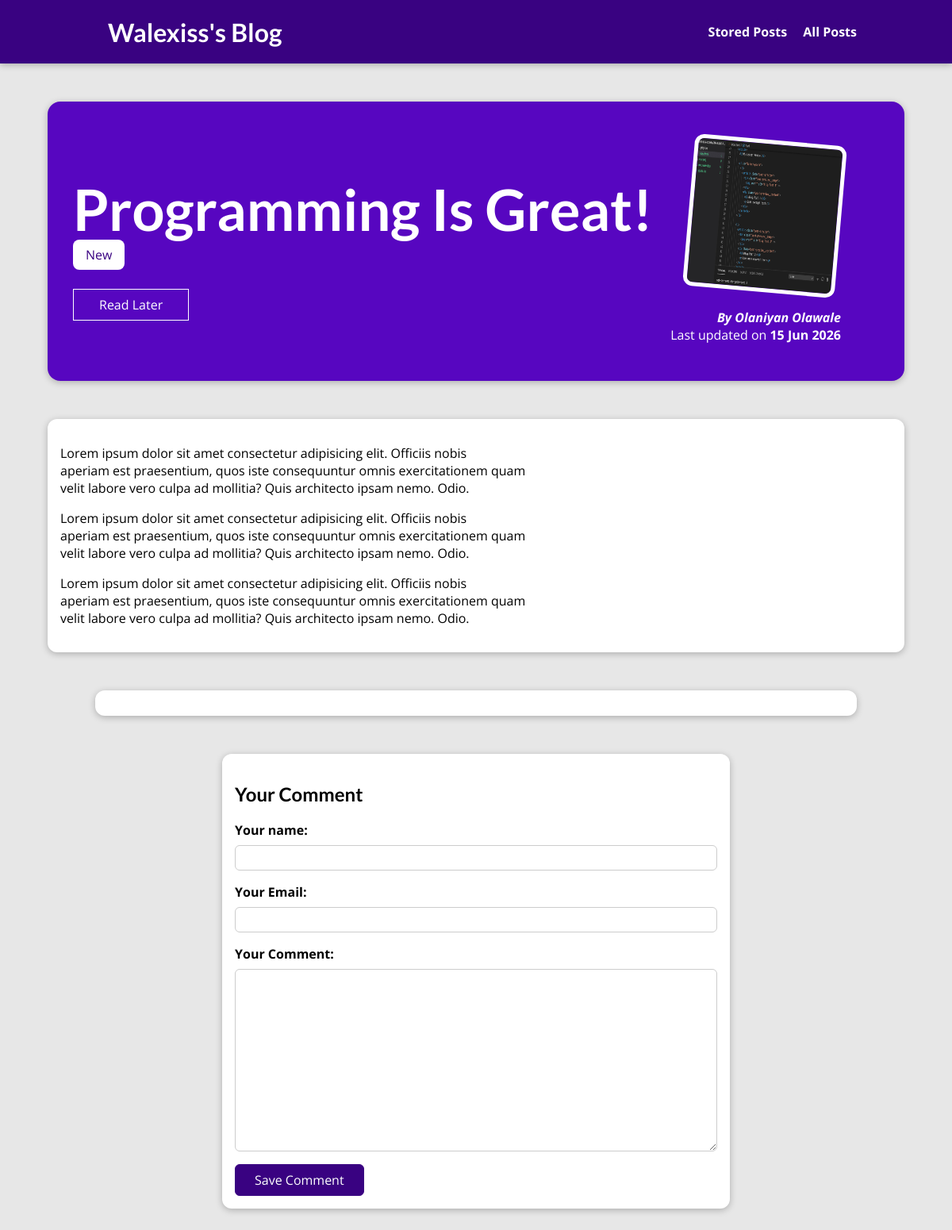
Page /posts/programming-is-fun on the committed database.
### blog/models.py (models this page shows, shortened)
class Post(models.Model):
    title = models.CharField(max_length=150)
    excerpt = models.CharField(max_length=200)
    image = models.ImageField(upload_to="posts", null=True)
    slug = models.SlugField(unique=True, db_index=True)
    date = models.DateField(auto_now=True)
    content = models.TextField(validators=[MinLengthValidator(10)])
    author = models.ForeignKey(Author, on_delete=models.SET_NULL, null=True, related_name= "posts")
    tags = models.ManyToManyField(Tag, null=False)

class Tag(models.Model):
    caption = models.CharField(max_length=20)

class Author(models.Model):
    first_name = models.CharField(max_length=100)
    last_name = models.CharField(max_length=100)
    email_address = models.EmailField()
    def full_name(self):
        return f"{self.first_name} {self.last_name}"
    def __str__(self):
        return self.full_name()

### blog/views.py (the view, shortened to what this page needs)
# urls.py: path("posts/<slug:slug>", views.SinglePostView.as_view(), name="post-detail-page"), #/posts/my-first-post
class SinglePostView(View):
    def is_stored_post(self, request, post_id):
        stored_posts = request.session.get("stored_posts")
        if stored_posts is not None:
            is_saved_for_later = post_id in stored_posts
        else:
            is_saved_for_later = False
        return is_saved_for_later
    def get(self, request,slug):
        post = Post.objects.get(slug=slug)
        context = {
            "post": post,
            "post_tags": post.tags.all(),
            "comment_form": CommentForm(),
            "comments": post.comments.all().order_by("-id"),
            "saved_for_later": self.is_stored_post(request, post.id)
        }
        return render(request, "blog/post-detail.html", context)

### blog/forms.py
class CommentForm(forms.ModelForm):
    class Meta:
        model = Comment
        exclude = ["post"]
        labels = {
            "user_name": "Your name",
            "user_email": "Your Email",
            "text": "Your Comment"
        }

### blog/templates/blog/post-detail.html (shortened to what this page needs)
{% extends "base.html" %}
{% load static %}
{% block css_files %}
  <link rel="stylesheet" href="{% static 'blog/post-detail.css' %}">
{% endblock %}
{% block content %}
  <section id="summary">
    <h2>{{post.title}}</h2>
    <div>
      {% for tag in post_tags %}
      <span class= "tag"> {{ tag.caption }} </span>
      {% endfor %}
    </div>
    <div id="read-later">
      <form action='{% url "read-later" %}' method="POST">
        <button>
          {% if saved_for_later %}
            Remove from "Read Later" list
          {% else %}
            Read Later
          {% endif %}
        </button>
      </form>
    </div>
    <article>
      <img src="{{ post.image.url }}" alt="{{ post.title }}">
      <address>By <a href="mailto:{{ post.author.email_address }}"> {{ post.author }}</a></address>
      <div>
        Last updated on <time>{{ post.date|date:"d M Y" }}</time>
      </div>
    </article>
  </section>
  <main>
    {{ post.content|linebreaks }}
  </main>
  <section id="comments">
  </section>
  <section id= "comment-form">
    <h2>Your Comment</h2>
    <form action='{% url "post-detail-page" post.slug %}' method="POST">
      {% for form_field in comment_form %}
        <div class="form-control {% if form_field.errors %}invalid{% endif %}">
          {{ form_field.label_tag }}
          {{ form_field }}
        </div>
      {% endfor %}
      <button>Save Comment</button>
    </form>
  </section>
{% endblock %}

### static/app.css (style rules this page uses)
* { box-sizing: border-box; }
html { font-family: 'Open Sans', 'Lato', sans-serif; }
body { margin: 0; }
h1, h2, h3 { font-family: 'Lato', sans-serif; font-weight: bold; }

### blog/static/blog/post-detail.css (style rules this page uses)
body { background-color: #e7e7e7; }
#summary { margin: 8rem auto 3rem auto; padding: 2rem; width: 90%; max-width: 90rem; border-radius: 16px; background-color: #5706c0; position: relative; box-shadow: 0 2px 8px rgba(0, 0, 0, 0.25); height: 22rem; }
#summary h2 { color: white; font-size: 4.5rem; margin-bottom: 0.25rem; }
#summary article { position: absolute; top: 2rem; right: 3rem; padding: 1rem 2rem; border-radius: 12px; text-align: right; color: white; }
#summary article img { width: 12rem; height: 12rem; border-radius: 12px; transform: rotateZ(5deg); border: 5px solid white; margin-bottom: 1rem; }
#summary address { font-weight: bold; }
#summary a { color: white; text-decoration: none; }
#summary time { font-weight: bold; }
#read-later { margin: 2rem 0; }
#read-later button { background-color: transparent; border: 1px solid white; padding: 0.5rem 2rem; font: inherit; color: white; cursor: pointer; }
main { width: 90%; max-width: 90rem; margin: 3rem auto; background-color: white; padding: 1rem; border-radius: 12px; box-shadow: 0 2px 8px rgba(0, 0, 0, 0.25); }
.tag { background-color: white; color: #390281; padding: 0.5rem 1rem; border-radius: 8px; margin-right: 4px; }
#comment-form { margin: 3rem auto; width: 90%; max-width: 40rem; border-radius: 12px; background-color: white; box-shadow: 0 2px 8px rgba(0, 0, 0, 0.25); padding: 1rem; }
#comment-form button { font: inherit; background-color: #390281; color: white; border: 1px solid #390281; padding: 0.5rem 1.5rem; border-radius: 6px; cursor: pointer; }
.form-control { margin-bottom: 1rem; }
.form-control label { font-weight: bold; margin-bottom: 0.5rem; display: block; }
.form-control input, .form-control textarea { display: block; width: 100%; font: inherit; padding: 0.25rem; border-radius: 6px; border: 1px solid #ccc; }
#comments { margin: 3rem auto; width: 90%; max-width: 60rem; border-radius: 12px; background-color: white; box-shadow: 0 2px 8px rgba(0, 0, 0, 0.25); padding: 1rem 2rem; }

### rows in the picture
Post: title "Programming Is Great!", image (picture), author "Olaniyan Olawale", date "15 Jun 2026", content "Lorem ipsum dolor sit amet consectetur adipisicing elit. Officiis nobis aperiam est praesentium, quos iste consequuntur omnis exercitationem quam velit labore vero culpa ad mollitia? Quis architecto ipsam nemo. Odio. Lorem ipsum dolor sit amet consectetur adipisicing elit. Officiis nobis aperiam est praesentium, quos iste consequuntur omnis exercitationem quam velit labore vero culpa ad mollitia? Quis architecto ipsam nemo. Odio. Lorem ipsum dolor sit amet consectetur adipisicing elit. Officiis nobis aperiam est praesentium, quos iste consequuntur omnis exercitationem quam velit labore vero culpa ad mollitia? Quis architecto ipsam nemo. Odio."
Tag: caption "New"
